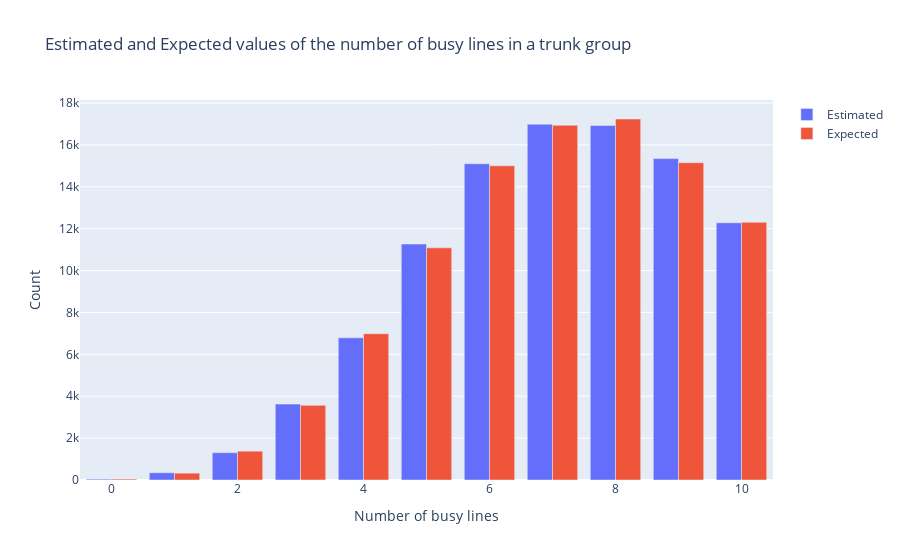

Write notebook code for a chart like this one.
### Code cell
#1The number of busy lines in a trunk group (Erlang system) is
#given by a truncated Poisson distribution

#unnormalized probability mass function
g = lambda x : A**x / factorial(x)

X_est = metropolis_hastings(g,N,m)
#X_est is the number of busy lines in a trunk group
#create histogram and plot i
hist_estimate,_ = np.histogram(X_est, bins = np.arange(m+2))

#sample from the truncated poisson distribution
X_expected = truncated_poisson_samples(A, 0, m, N)
hist_expected,_ = np.histogram(X_expected, bins = np.arange(m+2))

#Do a Plotly histogram of the estimated values and the expected values in the same plot
fig = go.Figure()
fig.add_trace(go.Bar(x = list(range(m+1)), y = hist_estimate, name = 'Estimated'))
fig.add_trace(go.Bar(x = list(range(m+1)), y = hist_expected, name = 'Expected'))
fig.update_layout(title = 'Estimated and Expected values of the number of busy lines in a trunk group',
                  xaxis_title = 'Number of busy lines',
                  yaxis_title = 'Count')
fig.show()

T, p_value = chisquare(hist_estimate/N, hist_expected/N)
print('Chi-square test statistic:', T)
print('P-value:', p_value)

### Figure 1 — Plotly figure (JSON) as saved in the notebook; plotly's stock layout.template omitted (floating-point values rounded to 4 significant figures)
{"data": [{"name": "Estimated", "type": "bar", "x": [0, 1, 2, 3, 4, 5, 6, 7, 8, 9, 10], "y": [40, 345, 1304, 3623, 6788, 11264, 15099, 16989, 16925, 15344, 12279]}, {"name": "Expected", "type": "bar", "x": [0, 1, 2, 3, 4, 5, 6, 7, 8, 9, 10], "y": [45, 327, 1376, 3564, 6985, 11083, 15001, 16935, 17235, 15149, 12300]}], "layout": {"title": {"text": "Estimated and Expected values of the number of busy lines in a trunk group"}, "xaxis": {"title": {"text": "Number of busy lines"}}, "yaxis": {"title": {"text": "Count"}}}}
